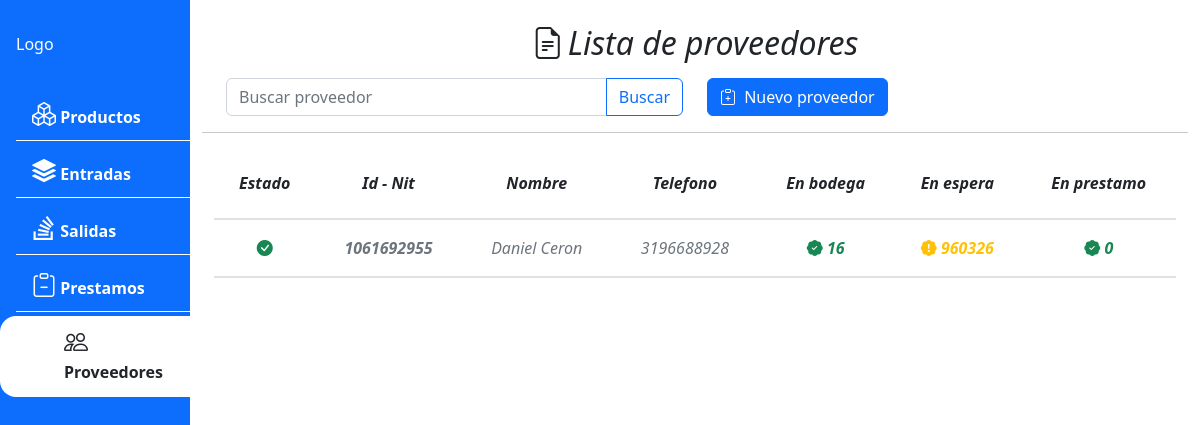
/supplier/list/, run on an earlier commit of the app's database.
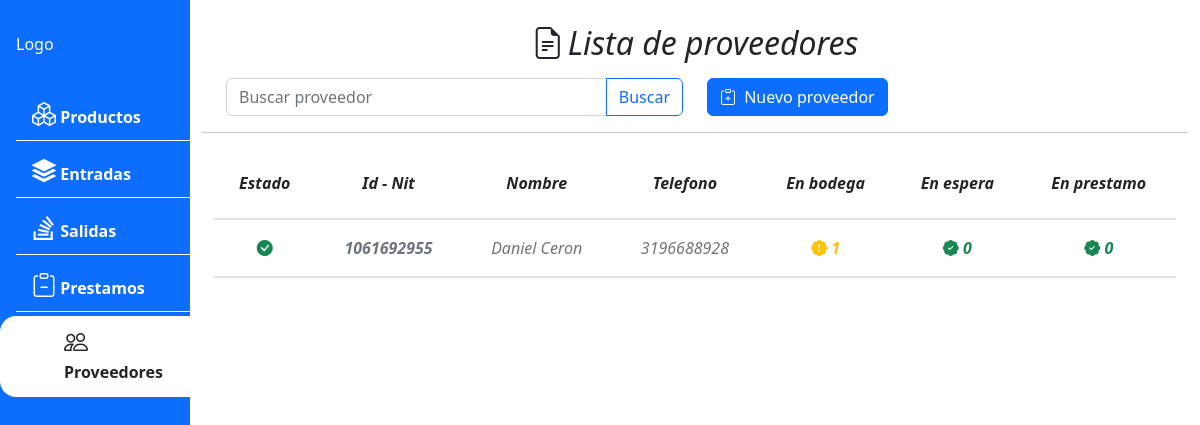
And on a later commit of the database.
### apps/supplier/models.py (models this page shows, shortened)
class Supplier(BaseModel):
    identifier = models.CharField(max_length=50, blank=False, null=False, unique=True)
    name = models.CharField(max_length=50, blank=False,null=False)
    phone = models.CharField(max_length=20, blank=True, null=True)
    class Meta:
        ordering = ['name']
        verbose_name = "Proveedor"
        verbose_name_plural = "Proveedores"
    @property
    def stock_wait(self, *args, **kwargs):
        from apps.product.models import ProductDetail
        from django.db.models import Sum
        print(kwargs)
        quantity = ProductDetail.objects.filter(
            supplier=self, state=True).aggregate(Sum('stock_wait'))
        if quantity['stock_wait__sum'] == None:
            quantity['stock_wait__sum'] = 0
        return quantity
    @property
    def stock_cellar(self):
        from apps.product.models import ProductDetail
        from django.db.models import Sum
        quantity = ProductDetail.objects.filter(
            supplier=self, state=True).aggregate(Sum('stock_cellar'))
        if quantity['stock_cellar__sum'] == None:
            quantity['stock_cellar__sum'] = 0
        return quantity
    @property
    def stock_loan(self):
        from apps.product.models import ProductDetail
        from django.db.models import Sum
        quantity = ProductDetail.objects.filter(
            supplier=self, state=True).aggregate(Sum('stock_loan'))
        if quantity['stock_loan__sum'] == None:
            quantity['stock_loan__sum'] = 0
        return quantity

### apps/supplier/views.py (the view)
# urls.py: path('supplier/list/',SupplierListView.as_view(), name = 'supplier_list'),
class SupplierListView(ListView):
	model = Supplier
	template_name = 'supplier/supplier_list.html'

### apps/supplier/templates/supplier/supplier_list.html (shortened to what this page needs)
{% extends 'core/base.html' %}
{% load static %}
{% block content %}
<div class="row px-4 ">
    <h2 class="d-flex justify-content-center pb-2"><i class="bi bi-file-earmark-text  pe-1"></i> Lista de proveedores </h2>
    <div class="input-group col">
        <input type="text" class="form-control" id="input_search" placeholder="Buscar proveedor"
            aria-describedby="btn_search">
        <button class="btn btn-outline-primary" type="button" id="btn_search">Buscar</button>
    </div>
    <div class="d-grid gap-2 col d-md-flex">
        <button type="button" class="btn btn-primary" data-bs-toggle="modal" data-bs-target="#supplier-form-modal">
            <i class="bi bi-clipboard-plus pe-1"></i> Nuevo proveedor
        </button>
    </div>
</div>
<hr>
<div class="row px-4">
    <table class="table my-table table-hover text-center">
        <thead class="fw-semibold ">
            <tr>
                <th scope="col"> Estado </th>
                <th scope="col">Id - Nit</th>
                <th scope="col">Nombre</th>
                <th scope="col">Telefono</th>
                <th scope="col">En bodega</th>
                <th scope="col">En espera</th>
                <th scope="col">En prestamo</th>
            </tr>
        </thead>
        <tbody  id="supplier-table-list" >
            {%for supplier in object_list%}
            <tr id='tr-{{supplier.id}}' class="text-muted" onclick="supplier_detail({{supplier.id}})">
                {% if supplier.state %}
                    <th id="td-state-{{supplier.id}}"><i class="bi bi-check-circle-fill text-success"></i></th>
                {%else %}
                    <th id="td-state-{{supplier.id}}"><i class="bi bi-x-circle-fill text-danger"></i></th>
                {%endif%}
                <th >{{supplier.identifier}}</th>
                <td id="td-name-{{supplier.id}}">{{supplier.name}}</td>
                <td id="td-phone-{{supplier.id}}">
                    {%if supplier.phone == None %}
                        No registrado
                    {% else %}
                        {{supplier.phone}}
                    {% endif %}
                </td>
                {% if supplier.stock_cellar.stock_cellar__sum > 10 %}
                    <td class="text-success fw-semibold"><i class="bi bi-patch-check-fill"></i> {{supplier.stock_cellar.stock_cellar__sum}}</td>
                {% elif supplier.stock_cellar.stock_cellar__sum > 0 %}
                    <td class="text-warning fw-semibold"><i class="bi bi-patch-exclamation-fill"></i> {{supplier.stock_cellar.stock_cellar__sum}}</td>
                {% else %}
                    <td class="text-danger fw-semibold"><i class="bi bi-patch-exclamation-fill"></i> {{supplier.stock_cellar.stock_cellar__sum}}</td>
                {% endif %}
                {% if supplier.stock_wait.stock_wait__sum > 0 %}
                    <td class="text-warning fw-semibold"><i class="bi bi-patch-exclamation-fill"></i> {{supplier.stock_wait.stock_wait__sum}}</td>
                {% else %}
                    <td class="text-success fw-semibold"><i class="bi bi-patch-check-fill"></i> {{supplier.stock_wait.stock_wait__sum}}</td>
                {% endif %}
                {% if supplier.stock_loan.stock_loan__sum > 0 %}
                    <td class="text-warning fw-semibold"><i class="bi bi-patch-exclamation-fill"></i> {{supplier.stock_loan.stock_loan__sum}}</td>
                {% else %}
                    <td class="text-success fw-semibold"><i class="bi bi-patch-check-fill"></i> {{supplier.stock_loan.stock_loan__sum}}</td>
                {% endif %}
            </tr>
            {%endfor%}
        </tbody>
    </table>
</div>
{% endblock%}

What changed in the data, as far as the page shows it:
changed Supplier "Daniel Ceron": stock_cellar.stock_cellar__sum "16" → "1"; stock_wait.stock_wait__sum "960326" → "0"
